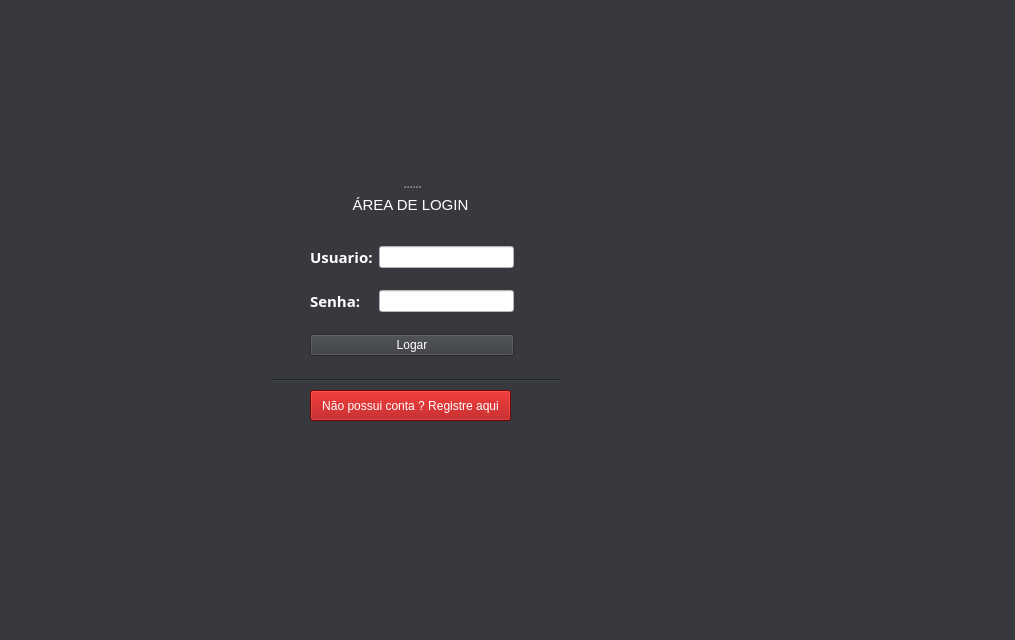
<?xml version="1.0" encoding="UTF-8"?>
<ui version="4.0">
 <class>MainWindow</class>
 <widget class="QMainWindow" name="MainWindow">
  <property name="geometry">
   <rect>
    <x>0</x>
    <y>0</y>
    <width>1015</width>
    <height>640</height>
   </rect>
  </property>
  <property name="windowTitle">
   <string>SystemControl Mecânica - Login</string>
  </property>
  <property name="styleSheet">
   <string notr="true">background-color : rgb(55, 57, 63);


</string>
  </property>
  <widget class="QWidget" name="centralwidget">
   <widget class="QPushButton" name="semconta">
    <property name="geometry">
     <rect>
      <x>310</x>
      <y>390</y>
      <width>201</width>
      <height>31</height>
     </rect>
    </property>
    <property name="styleSheet">
     <string notr="true">color: rgb(255, 255, 255);
background-color: rgb(170, 0, 0);</string>
    </property>
    <property name="text">
     <string>Não possui conta ? Registre aqui</string>
    </property>
   </widget>
   <widget class="Line" name="line">
    <property name="geometry">
     <rect>
      <x>270</x>
      <y>370</y>
      <width>291</width>
      <height>20</height>
     </rect>
    </property>
    <property name="orientation">
     <enum>Qt::Horizontal</enum>
    </property>
   </widget>
   <widget class="QWidget" name="layoutWidget">
    <property name="geometry">
     <rect>
      <x>310</x>
      <y>230</y>
      <width>204</width>
      <height>144</height>
     </rect>
    </property>
    <layout class="QGridLayout" name="gridLayout">
     <item row="0" column="0">
      <widget class="QLabel" name="Produto">
       <property name="enabled">
        <bool>true</bool>
       </property>
       <property name="font">
        <font>
         <family>Gotham</family>
         <pointsize>12</pointsize>
         <weight>75</weight>
         <italic>false</italic>
         <bold>true</bold>
        </font>
       </property>
       <property name="statusTip">
        <string/>
       </property>
       <property name="autoFillBackground">
        <bool>false</bool>
       </property>
       <property name="styleSheet">
        <string notr="true">color: rgb(255, 255, 255);
</string>
       </property>
       <property name="frameShape">
        <enum>QFrame::NoFrame</enum>
       </property>
       <property name="frameShadow">
        <enum>QFrame::Raised</enum>
       </property>
       <property name="text">
        <string>&lt;html&gt;&lt;head/&gt;&lt;body&gt;&lt;p&gt;&lt;span style=&quot; font-size:11pt;&quot;&gt;Usuario:&lt;/span&gt;&lt;/p&gt;&lt;/body&gt;&lt;/html&gt;</string>
       </property>
       <property name="textFormat">
        <enum>Qt::AutoText</enum>
       </property>
      </widget>
     </item>
     <item row="0" column="1">
      <widget class="QLineEdit" name="usuario">
       <property name="styleSheet">
        <string notr="true">background-color: rgb(255, 255, 255);</string>
       </property>
       <property name="maxLength">
        <number>30</number>
       </property>
      </widget>
     </item>
     <item row="1" column="1">
      <widget class="QLineEdit" name="senha">
       <property name="styleSheet">
        <string notr="true">background-color: rgb(255, 255, 255);</string>
       </property>
       <property name="maxLength">
        <number>30</number>
       </property>
       <property name="echoMode">
        <enum>QLineEdit::Password</enum>
       </property>
      </widget>
     </item>
     <item row="2" column="0" colspan="2">
      <widget class="QPushButton" name="logar">
       <property name="styleSheet">
        <string notr="true">color: rgb(255, 255, 255);</string>
       </property>
       <property name="text">
        <string>Logar</string>
       </property>
      </widget>
     </item>
     <item row="1" column="0">
      <widget class="QLabel" name="Produto_2">
       <property name="enabled">
        <bool>true</bool>
       </property>
       <property name="font">
        <font>
         <family>Gotham</family>
         <pointsize>12</pointsize>
         <weight>75</weight>
         <italic>false</italic>
         <bold>true</bold>
        </font>
       </property>
       <property name="statusTip">
        <string/>
       </property>
       <property name="autoFillBackground">
        <bool>false</bool>
       </property>
       <property name="styleSheet">
        <string notr="true">color: rgb(255, 255, 255);</string>
       </property>
       <property name="frameShape">
        <enum>QFrame::NoFrame</enum>
       </property>
       <property name="frameShadow">
        <enum>QFrame::Raised</enum>
       </property>
       <property name="text">
        <string>&lt;html&gt;&lt;head/&gt;&lt;body&gt;&lt;p&gt;&lt;span style=&quot; font-size:11pt;&quot;&gt;Senha:&lt;/span&gt;&lt;/p&gt;&lt;/body&gt;&lt;/html&gt;</string>
       </property>
       <property name="textFormat">
        <enum>Qt::AutoText</enum>
       </property>
      </widget>
     </item>
    </layout>
   </widget>
   <widget class="QSplitter" name="splitter">
    <property name="geometry">
     <rect>
      <x>250</x>
      <y>50</y>
      <width>321</width>
      <height>171</height>
     </rect>
    </property>
    <property name="orientation">
     <enum>Qt::Vertical</enum>
    </property>
    <widget class="QLabel" name="label_2">
     <property name="font">
      <font>
       <pointsize>25</pointsize>
      </font>
     </property>
     <property name="styleSheet">
      <string notr="true">image: url(:/logo/close/jaca2.png);</string>
     </property>
     <property name="frameShape">
      <enum>QFrame::NoFrame</enum>
     </property>
     <property name="frameShadow">
      <enum>QFrame::Sunken</enum>
     </property>
     <property name="text">
      <string>&lt;html&gt;&lt;head/&gt;&lt;body&gt;&lt;p align=&quot;center&quot;&gt;&lt;br/&gt;&lt;/p&gt;&lt;/body&gt;&lt;/html&gt;</string>
     </property>
    </widget>
    <widget class="QLabel" name="label">
     <property name="font">
      <font>
       <pointsize>25</pointsize>
      </font>
     </property>
     <property name="styleSheet">
      <string notr="true">color: rgb(255, 255, 255);</string>
     </property>
     <property name="text">
      <string>&lt;html&gt;&lt;head/&gt;&lt;body&gt;&lt;p align=&quot;center&quot;&gt;&lt;span style=&quot; font-size:11pt;&quot;&gt;ÁREA DE LOGIN&lt;/span&gt;&lt;/p&gt;&lt;/body&gt;&lt;/html&gt;</string>
     </property>
    </widget>
   </widget>
  </widget>
  <widget class="QMenuBar" name="menubar">
   <property name="geometry">
    <rect>
     <x>0</x>
     <y>0</y>
     <width>1015</width>
     <height>21</height>
    </rect>
   </property>
  </widget>
  <widget class="QStatusBar" name="statusbar"/>
 </widget>
 <resources>
  <include location="../../../jaca.qrc"/>
 </resources>
 <connections/>
</ui>
